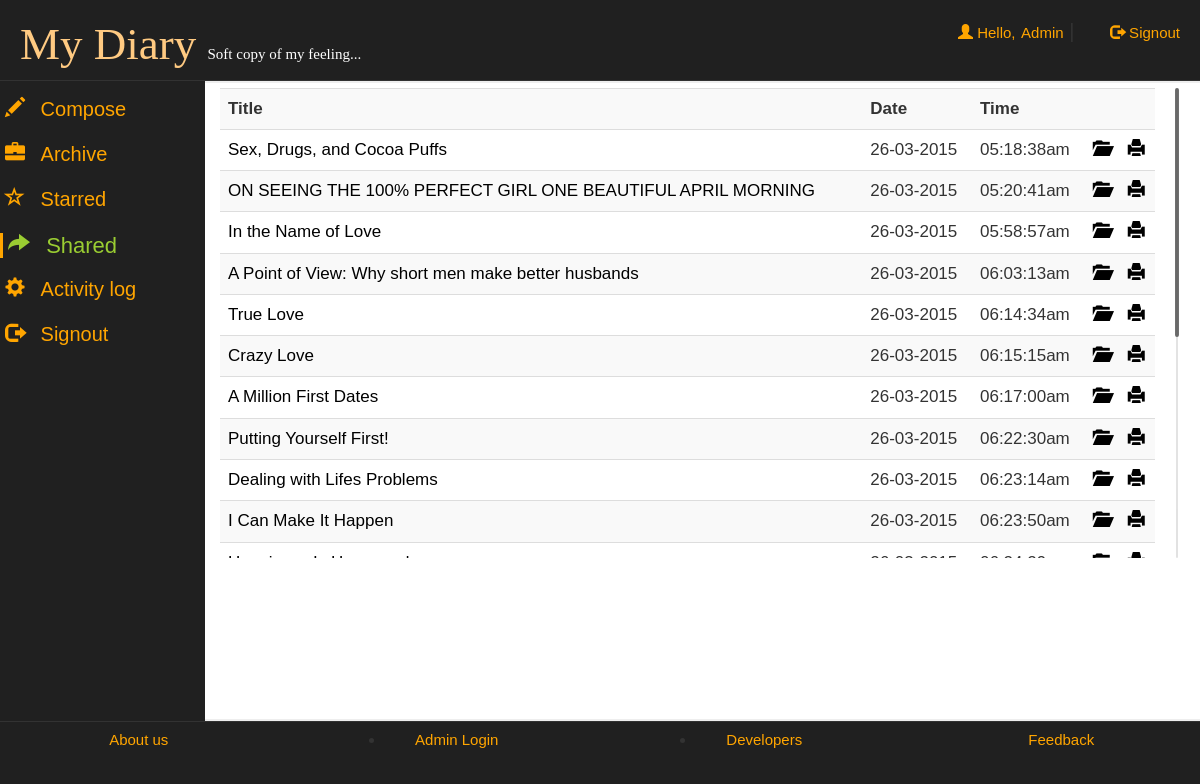
The page /account.php?q1=5 (signed in) on the database its author committed.
### tables this page shows
CREATE TABLE IF NOT EXISTS `articles` (
  `email` varchar(50) NOT NULL,
  `id` text NOT NULL,
  `date` date NOT NULL,
  `time` varchar(50) NOT NULL,
  `article` text NOT NULL,
  `title` varchar(500) NOT NULL,
  `star` tinyint(1) NOT NULL DEFAULT '0',
  `share` tinyint(1) NOT NULL DEFAULT '0',
  `nick` varchar(50) NOT NULL DEFAULT '0'
);

### account.php (the view, shortened to what this page needs)
<!DOCTYPE html>
<html lang="en">
<head>
 <link  rel="stylesheet" href="css/bootstrap.min.css"/>
 <link  rel="stylesheet" href="css/bootstrap-theme.min.css"/>
 <link rel="stylesheet" href="css/main.css">
 <link  rel="stylesheet" href="css/font.css">
 <link  rel="stylesheet" href="css/jquery.mCustomScrollbar.css">
</head>
<body>
<div class="row logo">
<div class="col-md-6">
<h1><span style="color:#FFCA82">My&nbsp;Diary</span>&nbsp;<span style="font-size:15px; color:#fff;">Soft copy of my feeling...</span></h1>
</div>
<div class="col-md-4">
 <?php
 include_once 'dbConnection.php';
  if(!(isset($_SESSION['email']))){
header("location:index.php");
}
else
{
$name = $_SESSION['name'];
echo '<span class="pull-right top" ><span class="log1"><span class="glyphicon glyphicon-user" aria-hidden="true"></span>&nbsp;Hello,</span> <a href="account.php?q1=2" class="log log1">'.$name.'</a>&nbsp;|&nbsp;<a href="logout.php?q=account.php" class="log"><span class="glyphicon glyphicon-log-out" aria-hidden="true"></span>&nbsp;Signout</button></a></span>';
}?>
</div></div>
<div class="row">
<div class="menu col-md-2">
<ul>
<li>
<div class="camenu <?php if(@$_GET['q1']==1) echo 'active';?>">
<a href="account.php?q1=1"><span class="glyphicon glyphicon-pencil caf" aria-hidden="true"></span>
<span class="cas">Compose</span></a>
</div>
</li>
<li>
<div class="camenu <?php if((@$_GET['q1']==2) ) echo 'active';?>">
<a href="account.php?q1=2"><span class="glyphicon glyphicon-briefcase caf" aria-hidden="true"></span>
<span class="cas">Archive</span></a>
</div>
</li>
<li>
<div class="camenu <?php if(@$_GET['q1']==3) echo 'active';?>">
<a href="account.php?q1=3"><span class="glyphicon glyphicon-star-empty caf" aria-hidden="true"></span>
<span class="cas">Starred</span></a>
</div>
</li>
<li>
<div class="camenu <?php if((@$_GET['q1']==5))  echo 'active';?>">
<a href="account.php?q1=5"><span class="glyphicon glyphicon-share-alt caf" aria-hidden="true"></span>
<span class="cas">Shared</span></a>
</div>
</li>
<li>
<div class="camenu <?php if(@$_GET['q1']==4) echo 'active';?>">
<a href="account.php?q1=4"><span class="glyphicon glyphicon-cog caf" aria-hidden="true"></span>
<span class="cas">Activity log</span></a>
</div>
</li>
<li>
<div class="camenu">
<a href="logout.php?q=account.php"><span class="glyphicon glyphicon-log-out caf" aria-hidden="true"></span>
<span class="cas">Signout</span></a>
</div>
</li>
</ul>
</div>
<div class="col-md-10">
<div class="bich">
<?php if(@$_GET['q1']==5) {
$result = mysqli_query($con,"SELECT * FROM `articles` WHERE share = 1 ORDER BY `articles`.`date` DESC") or die('Error');
echo  '<div class="mCustomScrollbar area" data-mcs-theme="dark" style="margin-left:10px;margin-right:10px; max-height:480px; line-height:35px;padding:5px;"><table class="table table-striped">
<tr><td><b>Title</b></td><td><b>Date</b></td><td><b>Time</b></td><td></td><td></td></tr>';
while($row = mysqli_fetch_array($result)) {
	$date = $row['date'];
	$date= date("d-m-Y",strtotime($date));
	$time = $row['time'];
	$title = $row['title'];
	$id = $row['id'];
	$share = $row['share'];
	if($share==1){
		echo '<td><a title="Click to open article" href="account.php?aid='.$id.'">'.$title.'</a></td><td>'.$date.'</td><td>'.$time.'</td>
	<td><a title="Open Article" href="account.php?aid='.$id.'"><b><span class="glyphicon glyphicon-folder-open" aria-hidden="true"></span></b></a></td>';
	echo '<td><a title="Get printable view" target="_blank" href="update.php?pid='.$id.'"><b><span class="glyphicon glyphicon-print" aria-hidden="true"></span></b></a></td>
	</tr>';
}}
echo '</table></div>';
}
?>
</div>
</div>
</div>
<div class="row footer">
<div class="col-md-3 box">
<a href="aboutus.php" target="_blank" >About us</a>
</div>
<div class="col-md-3 box">
<li data-toggle="modal" data-target="#login"><a href="#">Admin Login</a></li></div>
<div class="col-md-3 box">
<li data-toggle="modal" data-target="#developers"><a href="#">Developers</a></li>
</div>
<div class="col-md-3 box">
<a href="feedback.php" target="_blank">Feedback</a></div></div>
</body>
</html>

### css/main.css (style rules this page uses)
body { overflow-x:hidden; font:20px 'Ubuntu', sans-serif; background:#202020; background-attachment: fixed; }
.logo { border-bottom:1px solid; border-color:#323232; }
.logo h1 { margin-left:20px; font-size:45px; font-family:'Segoe Script'; }
.log { margin:20px; margin-left:30px; color:orange; text-decoration:none; font-size:20px; font-size:15px; }
.log1 { font: 15px 'Ubuntu', sans-serif; color:orange; margin:0px; }
.top { margin-top:20px; }
.footer { font-size:15px; text-align:center; border-top:1px solid; border-color:#323232; }
.footer a { margin:25px; color:orange; }
.bich { min-height:80vh; border-top:2px solid; border-bottom:2px solid; border-color:#eee; background:#fff; font: 17px "Century Gothic", "Times Roman", sans-serif; }
.menu { background-color:#202020; }
.menu ul { list-style:none; }
.camenu { height:30px; font-family: 'Ubuntu', sans-serif; margin-bottom:10px; margin-top:10px; margin-left:-10px; }
.camenu a { color:orange; font-size:20px; }
.menu li { height:35px; width:100%; margin-left:-30px; }
.menu li a { text-decoration:none; }
.active a { text-decoration:none; color:#9acd32; font-size:22px; border-left:3px solid; border-color:orange; }
.caf { margin:5px; }
.cas { margin:5px; }
.box { padding:9px; }
.area { margin-left:0px; }
.area a { text-decoration:none; color:#000000; }

### rows shown on the page
articles: title "Sex, Drugs, and Cocoa Puffs", date "26-03-2015", time "05:18:38am"
articles: title "ON SEEING THE 100% PERFECT GIRL ONE BEAUTIFUL APRIL MORNING", date "26-03-2015", time "05:20:41am"
articles: title "In the Name of Love", date "26-03-2015", time "05:58:57am"
articles: title "A Point of View: Why short men make better husbands", date "26-03-2015", time "06:03:13am"
articles: title "True Love", date "26-03-2015", time "06:14:34am"
articles: title "Crazy Love", date "26-03-2015", time "06:15:15am"
articles: title "A Million First Dates", date "26-03-2015", time "06:17:00am"
articles: title "Putting Yourself First!", date "26-03-2015", time "06:22:30am"
articles: title "Dealing with Lifes Problems", date "26-03-2015", time "06:23:14am"
articles: title "I Can Make It Happen", date "26-03-2015", time "06:23:50am"

### other values the page prints
$name "Admin"
